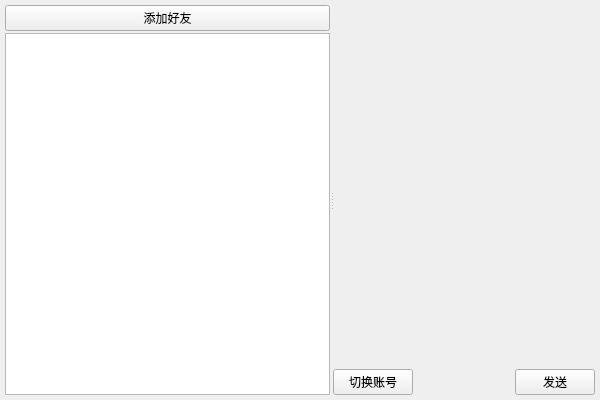
<?xml version="1.0" encoding="UTF-8"?>
<ui version="4.0">
 <class>ChatSocket</class>
 <widget class="QWidget" name="ChatSocket">
  <property name="geometry">
   <rect>
    <x>0</x>
    <y>0</y>
    <width>600</width>
    <height>400</height>
   </rect>
  </property>
  <property name="windowTitle">
   <string/>
  </property>
  <layout class="QHBoxLayout" name="horizontalLayout_3">
   <property name="spacing">
    <number>0</number>
   </property>
   <property name="leftMargin">
    <number>5</number>
   </property>
   <property name="topMargin">
    <number>5</number>
   </property>
   <property name="rightMargin">
    <number>5</number>
   </property>
   <property name="bottomMargin">
    <number>5</number>
   </property>
   <item>
    <widget class="QSplitter" name="splitter">
     <property name="sizePolicy">
      <sizepolicy hsizetype="Preferred" vsizetype="Preferred">
       <horstretch>0</horstretch>
       <verstretch>0</verstretch>
      </sizepolicy>
     </property>
     <property name="orientation">
      <enum>Qt::Horizontal</enum>
     </property>
     <property name="opaqueResize">
      <bool>true</bool>
     </property>
     <property name="handleWidth">
      <number>3</number>
     </property>
     <property name="childrenCollapsible">
      <bool>false</bool>
     </property>
     <widget class="QWidget" name="horizontalLayoutWidget">
      <layout class="QVBoxLayout" name="verticalLayout_3">
       <property name="spacing">
        <number>2</number>
       </property>
       <property name="topMargin">
        <number>0</number>
       </property>
       <item>
        <widget class="QPushButton" name="btnAddFriend">
         <property name="text">
          <string>添加好友</string>
         </property>
        </widget>
       </item>
       <item>
        <widget class="QListWidget" name="listWidget">
         <property name="font">
          <font>
           <pointsize>14</pointsize>
          </font>
         </property>
         <property name="gridSize">
          <size>
           <width>0</width>
           <height>30</height>
          </size>
         </property>
         <property name="currentRow">
          <number>-1</number>
         </property>
        </widget>
       </item>
      </layout>
     </widget>
     <widget class="QWidget" name="verticalLayoutWidget">
      <layout class="QVBoxLayout" name="verticalLayout_2" stretch="9,0">
       <property name="sizeConstraint">
        <enum>QLayout::SetDefaultConstraint</enum>
       </property>
       <property name="topMargin">
        <number>0</number>
       </property>
       <item>
        <widget class="QStackedWidget" name="stackedWidget">
         <property name="currentIndex">
          <number>0</number>
         </property>
         <widget class="QWidget" name="p0"/>
         <widget class="QWidget" name="p1"/>
        </widget>
       </item>
       <item>
        <layout class="QHBoxLayout" name="horizontalLayout_4">
         <item>
          <widget class="QPushButton" name="btnChangeId">
           <property name="sizePolicy">
            <sizepolicy hsizetype="Minimum" vsizetype="Minimum">
             <horstretch>0</horstretch>
             <verstretch>0</verstretch>
            </sizepolicy>
           </property>
           <property name="text">
            <string>切换账号</string>
           </property>
          </widget>
         </item>
         <item>
          <spacer name="horizontalSpacer">
           <property name="orientation">
            <enum>Qt::Horizontal</enum>
           </property>
           <property name="sizeHint" stdset="0">
            <size>
             <width>40</width>
             <height>20</height>
            </size>
           </property>
          </spacer>
         </item>
         <item>
          <widget class="QPushButton" name="btnSend">
           <property name="sizePolicy">
            <sizepolicy hsizetype="Minimum" vsizetype="Minimum">
             <horstretch>0</horstretch>
             <verstretch>0</verstretch>
            </sizepolicy>
           </property>
           <property name="text">
            <string>发送</string>
           </property>
          </widget>
         </item>
        </layout>
       </item>
      </layout>
     </widget>
    </widget>
   </item>
  </layout>
 </widget>
 <resources/>
 <connections/>
</ui>
